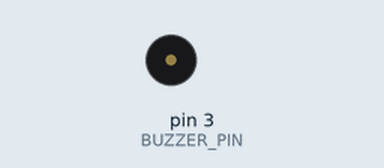
Bench run of a sketch on a simulated Arduino Uno, built with avr-gcc and run on an emulated ATmega328P. Shown: buzzer (waves = sounding).

Above: at 2.5 s.
At 4.2 s:
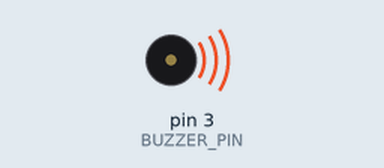
Timing chart, 0 to 5.2 s (numbered marks = the images above):
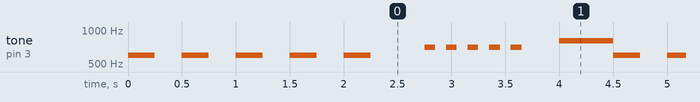

Measured:
- by itself, tone on pin 3 (BUZZER_PIN): plays 600 Hz for 0.25 s, 600 Hz for 0.25 s, 600 Hz for 0.25 s, 600 Hz for 0.25 s, 600 Hz for 0.25 s, 700 Hz for 0.10 s … (318 notes in this stretch)

The sketch:

v1-bez_senzora-no_sensor.ino
```cpp
#define BUZZER_PIN 3 // PWM pin D3

// tonovi za daleko, blizu i preblizu
#define tone_daleko 600
#define tone_blizu tone_daleko + 100
#define tone_preblizu tone_blizu + 100

// delay-evi za daleko, blizu
#define delay_daleko 250
#define delay_blizu 100

void setup() {
  pinMode(BUZZER_PIN, OUTPUT);
}
void daleko(){
  tone(BUZZER_PIN, tone_daleko);
  delay(delay_daleko);
  noTone(BUZZER_PIN);
  delay(delay_daleko);
}
void blizu(){
  tone(BUZZER_PIN, tone_blizu);
  delay(delay_blizu);
  noTone(BUZZER_PIN);
  delay(delay_blizu);
}
void preblizu(){
  tone(BUZZER_PIN, tone_preblizu);
  delay(500);
}
//TEST
void test(void funkcija()){
  int i = 0;
  for(i = 0; i < 5; i++)
    funkcija();
  delay(delay_daleko);
}

void loop() {
  test(daleko);
  test(blizu);
  preblizu();
}
```
